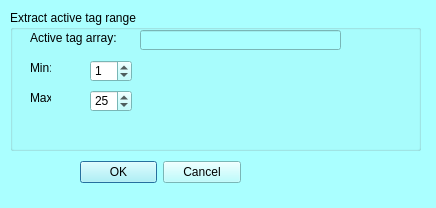
<?xml version="1.0" encoding="UTF-8"?>
<ui version="4.0">
 <class>mqExtractTagRangeDialog</class>
 <widget class="QDialog" name="mqExtractTagRangeDialog">
  <property name="geometry">
   <rect>
    <x>0</x>
    <y>0</y>
    <width>436</width>
    <height>208</height>
   </rect>
  </property>
  <property name="palette">
   <palette>
    <active>
     <colorrole role="WindowText">
      <brush brushstyle="SolidPattern">
       <color alpha="255">
        <red>0</red>
        <green>0</green>
        <blue>0</blue>
       </color>
      </brush>
     </colorrole>
     <colorrole role="Button">
      <brush brushstyle="SolidPattern">
       <color alpha="255">
        <red>170</red>
        <green>255</green>
        <blue>255</blue>
       </color>
      </brush>
     </colorrole>
     <colorrole role="Light">
      <brush brushstyle="SolidPattern">
       <color alpha="255">
        <red>255</red>
        <green>255</green>
        <blue>255</blue>
       </color>
      </brush>
     </colorrole>
     <colorrole role="Midlight">
      <brush brushstyle="SolidPattern">
       <color alpha="255">
        <red>212</red>
        <green>255</green>
        <blue>255</blue>
       </color>
      </brush>
     </colorrole>
     <colorrole role="Dark">
      <brush brushstyle="SolidPattern">
       <color alpha="255">
        <red>85</red>
        <green>127</green>
        <blue>127</blue>
       </color>
      </brush>
     </colorrole>
     <colorrole role="Mid">
      <brush brushstyle="SolidPattern">
       <color alpha="255">
        <red>113</red>
        <green>170</green>
        <blue>170</blue>
       </color>
      </brush>
     </colorrole>
     <colorrole role="Text">
      <brush brushstyle="SolidPattern">
       <color alpha="255">
        <red>0</red>
        <green>0</green>
        <blue>0</blue>
       </color>
      </brush>
     </colorrole>
     <colorrole role="BrightText">
      <brush brushstyle="SolidPattern">
       <color alpha="255">
        <red>255</red>
        <green>255</green>
        <blue>255</blue>
       </color>
      </brush>
     </colorrole>
     <colorrole role="ButtonText">
      <brush brushstyle="SolidPattern">
       <color alpha="255">
        <red>0</red>
        <green>0</green>
        <blue>0</blue>
       </color>
      </brush>
     </colorrole>
     <colorrole role="Base">
      <brush brushstyle="SolidPattern">
       <color alpha="255">
        <red>255</red>
        <green>255</green>
        <blue>255</blue>
       </color>
      </brush>
     </colorrole>
     <colorrole role="Window">
      <brush brushstyle="SolidPattern">
       <color alpha="255">
        <red>170</red>
        <green>255</green>
        <blue>255</blue>
       </color>
      </brush>
     </colorrole>
     <colorrole role="Shadow">
      <brush brushstyle="SolidPattern">
       <color alpha="255">
        <red>0</red>
        <green>0</green>
        <blue>0</blue>
       </color>
      </brush>
     </colorrole>
     <colorrole role="AlternateBase">
      <brush brushstyle="SolidPattern">
       <color alpha="255">
        <red>212</red>
        <green>255</green>
        <blue>255</blue>
       </color>
      </brush>
     </colorrole>
     <colorrole role="ToolTipBase">
      <brush brushstyle="SolidPattern">
       <color alpha="255">
        <red>255</red>
        <green>255</green>
        <blue>220</blue>
       </color>
      </brush>
     </colorrole>
     <colorrole role="ToolTipText">
      <brush brushstyle="SolidPattern">
       <color alpha="255">
        <red>0</red>
        <green>0</green>
        <blue>0</blue>
       </color>
      </brush>
     </colorrole>
    </active>
    <inactive>
     <colorrole role="WindowText">
      <brush brushstyle="SolidPattern">
       <color alpha="255">
        <red>0</red>
        <green>0</green>
        <blue>0</blue>
       </color>
      </brush>
     </colorrole>
     <colorrole role="Button">
      <brush brushstyle="SolidPattern">
       <color alpha="255">
        <red>170</red>
        <green>255</green>
        <blue>255</blue>
       </color>
      </brush>
     </colorrole>
     <colorrole role="Light">
      <brush brushstyle="SolidPattern">
       <color alpha="255">
        <red>255</red>
        <green>255</green>
        <blue>255</blue>
       </color>
      </brush>
     </colorrole>
     <colorrole role="Midlight">
      <brush brushstyle="SolidPattern">
       <color alpha="255">
        <red>212</red>
        <green>255</green>
        <blue>255</blue>
       </color>
      </brush>
     </colorrole>
     <colorrole role="Dark">
      <brush brushstyle="SolidPattern">
       <color alpha="255">
        <red>85</red>
        <green>127</green>
        <blue>127</blue>
       </color>
      </brush>
     </colorrole>
     <colorrole role="Mid">
      <brush brushstyle="SolidPattern">
       <color alpha="255">
        <red>113</red>
        <green>170</green>
        <blue>170</blue>
       </color>
      </brush>
     </colorrole>
     <colorrole role="Text">
      <brush brushstyle="SolidPattern">
       <color alpha="255">
        <red>0</red>
        <green>0</green>
        <blue>0</blue>
       </color>
      </brush>
     </colorrole>
     <colorrole role="BrightText">
      <brush brushstyle="SolidPattern">
       <color alpha="255">
        <red>255</red>
        <green>255</green>
        <blue>255</blue>
       </color>
      </brush>
     </colorrole>
     <colorrole role="ButtonText">
      <brush brushstyle="SolidPattern">
       <color alpha="255">
        <red>0</red>
        <green>0</green>
        <blue>0</blue>
       </color>
      </brush>
     </colorrole>
     <colorrole role="Base">
      <brush brushstyle="SolidPattern">
       <color alpha="255">
        <red>255</red>
        <green>255</green>
        <blue>255</blue>
       </color>
      </brush>
     </colorrole>
     <colorrole role="Window">
      <brush brushstyle="SolidPattern">
       <color alpha="255">
        <red>170</red>
        <green>255</green>
        <blue>255</blue>
       </color>
      </brush>
     </colorrole>
     <colorrole role="Shadow">
      <brush brushstyle="SolidPattern">
       <color alpha="255">
        <red>0</red>
        <green>0</green>
        <blue>0</blue>
       </color>
      </brush>
     </colorrole>
     <colorrole role="AlternateBase">
      <brush brushstyle="SolidPattern">
       <color alpha="255">
        <red>212</red>
        <green>255</green>
        <blue>255</blue>
       </color>
      </brush>
     </colorrole>
     <colorrole role="ToolTipBase">
      <brush brushstyle="SolidPattern">
       <color alpha="255">
        <red>255</red>
        <green>255</green>
        <blue>220</blue>
       </color>
      </brush>
     </colorrole>
     <colorrole role="ToolTipText">
      <brush brushstyle="SolidPattern">
       <color alpha="255">
        <red>0</red>
        <green>0</green>
        <blue>0</blue>
       </color>
      </brush>
     </colorrole>
    </inactive>
    <disabled>
     <colorrole role="WindowText">
      <brush brushstyle="SolidPattern">
       <color alpha="255">
        <red>85</red>
        <green>127</green>
        <blue>127</blue>
       </color>
      </brush>
     </colorrole>
     <colorrole role="Button">
      <brush brushstyle="SolidPattern">
       <color alpha="255">
        <red>170</red>
        <green>255</green>
        <blue>255</blue>
       </color>
      </brush>
     </colorrole>
     <colorrole role="Light">
      <brush brushstyle="SolidPattern">
       <color alpha="255">
        <red>255</red>
        <green>255</green>
        <blue>255</blue>
       </color>
      </brush>
     </colorrole>
     <colorrole role="Midlight">
      <brush brushstyle="SolidPattern">
       <color alpha="255">
        <red>212</red>
        <green>255</green>
        <blue>255</blue>
       </color>
      </brush>
     </colorrole>
     <colorrole role="Dark">
      <brush brushstyle="SolidPattern">
       <color alpha="255">
        <red>85</red>
        <green>127</green>
        <blue>127</blue>
       </color>
      </brush>
     </colorrole>
     <colorrole role="Mid">
      <brush brushstyle="SolidPattern">
       <color alpha="255">
        <red>113</red>
        <green>170</green>
        <blue>170</blue>
       </color>
      </brush>
     </colorrole>
     <colorrole role="Text">
      <brush brushstyle="SolidPattern">
       <color alpha="255">
        <red>85</red>
        <green>127</green>
        <blue>127</blue>
       </color>
      </brush>
     </colorrole>
     <colorrole role="BrightText">
      <brush brushstyle="SolidPattern">
       <color alpha="255">
        <red>255</red>
        <green>255</green>
        <blue>255</blue>
       </color>
      </brush>
     </colorrole>
     <colorrole role="ButtonText">
      <brush brushstyle="SolidPattern">
       <color alpha="255">
        <red>85</red>
        <green>127</green>
        <blue>127</blue>
       </color>
      </brush>
     </colorrole>
     <colorrole role="Base">
      <brush brushstyle="SolidPattern">
       <color alpha="255">
        <red>170</red>
        <green>255</green>
        <blue>255</blue>
       </color>
      </brush>
     </colorrole>
     <colorrole role="Window">
      <brush brushstyle="SolidPattern">
       <color alpha="255">
        <red>170</red>
        <green>255</green>
        <blue>255</blue>
       </color>
      </brush>
     </colorrole>
     <colorrole role="Shadow">
      <brush brushstyle="SolidPattern">
       <color alpha="255">
        <red>0</red>
        <green>0</green>
        <blue>0</blue>
       </color>
      </brush>
     </colorrole>
     <colorrole role="AlternateBase">
      <brush brushstyle="SolidPattern">
       <color alpha="255">
        <red>170</red>
        <green>255</green>
        <blue>255</blue>
       </color>
      </brush>
     </colorrole>
     <colorrole role="ToolTipBase">
      <brush brushstyle="SolidPattern">
       <color alpha="255">
        <red>255</red>
        <green>255</green>
        <blue>220</blue>
       </color>
      </brush>
     </colorrole>
     <colorrole role="ToolTipText">
      <brush brushstyle="SolidPattern">
       <color alpha="255">
        <red>0</red>
        <green>0</green>
        <blue>0</blue>
       </color>
      </brush>
     </colorrole>
    </disabled>
   </palette>
  </property>
  <property name="windowTitle">
   <string>Extract tag range</string>
  </property>
  <widget class="QWidget" name="layoutWidget">
   <property name="geometry">
    <rect>
     <x>80</x>
     <y>160</y>
     <width>161</width>
     <height>25</height>
    </rect>
   </property>
   <layout class="QHBoxLayout" name="horizontalLayout_2">
    <item>
     <widget class="QDialogButtonBox" name="buttonBox">
      <property name="orientation">
       <enum>Qt::Horizontal</enum>
      </property>
      <property name="standardButtons">
       <set>QDialogButtonBox::Cancel|QDialogButtonBox::Ok</set>
      </property>
     </widget>
    </item>
   </layout>
  </widget>
  <widget class="QGroupBox" name="groupBox">
   <property name="geometry">
    <rect>
     <x>10</x>
     <y>10</y>
     <width>411</width>
     <height>141</height>
    </rect>
   </property>
   <property name="title">
    <string>Extract active tag range</string>
   </property>
   <widget class="QLabel" name="label_2">
    <property name="geometry">
     <rect>
      <x>20</x>
      <y>50</y>
      <width>21</width>
      <height>16</height>
     </rect>
    </property>
    <property name="text">
     <string>Min:</string>
    </property>
   </widget>
   <widget class="QLabel" name="label_3">
    <property name="geometry">
     <rect>
      <x>20</x>
      <y>80</y>
      <width>21</width>
      <height>16</height>
     </rect>
    </property>
    <property name="text">
     <string>Max:</string>
    </property>
   </widget>
   <widget class="QLabel" name="label_4">
    <property name="geometry">
     <rect>
      <x>20</x>
      <y>20</y>
      <width>101</width>
      <height>16</height>
     </rect>
    </property>
    <property name="text">
     <string>Active tag array:</string>
    </property>
   </widget>
   <widget class="QLineEdit" name="activeScalarName">
    <property name="enabled">
     <bool>false</bool>
    </property>
    <property name="geometry">
     <rect>
      <x>130</x>
      <y>20</y>
      <width>201</width>
      <height>20</height>
     </rect>
    </property>
    <property name="text">
     <string/>
    </property>
   </widget>
   <widget class="QSpinBox" name="min">
    <property name="geometry">
     <rect>
      <x>80</x>
      <y>50</y>
      <width>42</width>
      <height>22</height>
     </rect>
    </property>
    <property name="maximum">
     <number>1000000</number>
    </property>
    <property name="value">
     <number>1</number>
    </property>
   </widget>
   <widget class="QSpinBox" name="max">
    <property name="geometry">
     <rect>
      <x>80</x>
      <y>80</y>
      <width>42</width>
      <height>22</height>
     </rect>
    </property>
    <property name="value">
     <number>25</number>
    </property>
   </widget>
  </widget>
 </widget>
 <resources>
  <include location="../Icons/icons.qrc"/>
  <include location="../Icons/icons.qrc"/>
 </resources>
 <connections>
  <connection>
   <sender>buttonBox</sender>
   <signal>accepted()</signal>
   <receiver>mqExtractTagRangeDialog</receiver>
   <slot>accept()</slot>
   <hints>
    <hint type="sourcelabel">
     <x>248</x>
     <y>254</y>
    </hint>
    <hint type="destinationlabel">
     <x>157</x>
     <y>274</y>
    </hint>
   </hints>
  </connection>
  <connection>
   <sender>buttonBox</sender>
   <signal>rejected()</signal>
   <receiver>mqExtractTagRangeDialog</receiver>
   <slot>reject()</slot>
   <hints>
    <hint type="sourcelabel">
     <x>316</x>
     <y>260</y>
    </hint>
    <hint type="destinationlabel">
     <x>286</x>
     <y>274</y>
    </hint>
   </hints>
  </connection>
 </connections>
</ui>
